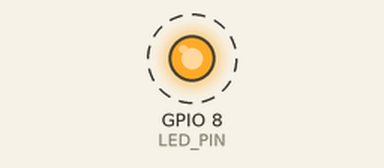
A program run on a simulated Seeed XIAO ESP32-C3. Shown: output pins drawn as LEDs (lit = HIGH). Dashed ring = blinking. WiFi joins after 1.5 s; servers stay silent unless stated; a WiFi scan finds three made-up networks; what the program prints to the serial monitor is not drawn.

Above: at 8.0 s.
Timing chart, 0 to 12.1 s (numbered marks = the images above):
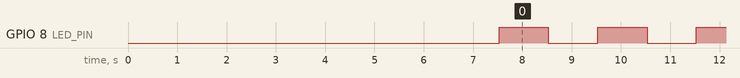

Measured:
- by itself, GPIO 8 (LED_PIN): alternates HIGH for 1.0 s and LOW for 1.0 s

The program:

main.cpp
```cpp
#include <Arduino.h>

// Test only one feature at a time to save space
// Uncomment only ONE of these defines:
#define TEST_WIFI_ONLY
//#define TEST_BLE_ONLY

#ifdef TEST_WIFI_ONLY
  #include <WiFi.h>
#endif

#ifdef TEST_BLE_ONLY
  #include "BLEDevice.h"
  #include "BLEServer.h"
  #include "BLEUtils.h"
#endif

#define LED_PIN 8

// Function declarations
#ifdef TEST_WIFI_ONLY
void testWiFi();
#endif

#ifdef TEST_BLE_ONLY
void testBLE();
#endif

void setup() {
  Serial.begin(115200);
  delay(3000);

  pinMode(LED_PIN, OUTPUT);
  digitalWrite(LED_PIN, LOW);

  #ifdef TEST_WIFI_ONLY
    Serial.println("=== ESP32-C6 WiFi ONLY Test ===");
    testWiFi();
  #endif

  #ifdef TEST_BLE_ONLY
    Serial.println("=== ESP32-C6 BLE ONLY Test ===");
    testBLE();
  #endif

  Serial.println("Test completed - starting blink loop");
  Serial.flush();
}

void loop() {
  // Simple blink to show it's alive
  static unsigned long lastBlink = 0;
  static bool ledState = false;

  if (millis() - lastBlink >= 1000) {
    ledState = !ledState;
    digitalWrite(LED_PIN, ledState);
    Serial.println("ESP32-C6 alive - LED: " + String(ledState ? "ON" : "OFF"));
    lastBlink = millis();
  }

  delay(100);
}

// WiFi test implementation
#ifdef TEST_WIFI_ONLY
void testWiFi() {
  Serial.println("Testing WiFi features...");

  // Test 1: MAC Address
  Serial.println("\n1. Testing WiFi MAC address:");
  try {
    WiFi.mode(WIFI_STA);
    delay(500);
    String mac = WiFi.macAddress();
    Serial.println("✓ SUCCESS: WiFi MAC: " + mac);
  } catch (...) {
    Serial.println("✗ ERROR: WiFi MAC failed");
  }

  // Test 2: Network Scanning
  Serial.println("\n2. Testing WiFi network scanning:");
  try {
    Serial.println("Starting scan...");
    int networks = WiFi.scanNetworks();
    Serial.println("✓ SUCCESS: Found " + String(networks) + " networks");

    for (int i = 0; i < networks && i < 3; i++) {
      Serial.println("  - " + WiFi.SSID(i) + " (" + String(WiFi.RSSI(i)) + " dBm)");
    }
  } catch (...) {
    Serial.println("✗ ERROR: WiFi scan failed");
  }

  // Test 3: Power Settings
  Serial.println("\n3. Testing WiFi power settings:");
  try {
    WiFi.setTxPower(WIFI_POWER_19_5dBm);
    Serial.println("✓ SUCCESS: Max power set");

    WiFi.setSleep(false);
    Serial.println("✓ SUCCESS: Sleep disabled");
  } catch (...) {
    Serial.println("✗ ERROR: WiFi power settings failed");
  }

  // Test 4: Connection Attempt (will fail but tests TX)
  Serial.println("\n4. Testing WiFi connection attempt:");
  try {
    WiFi.begin("ESP32Test", "password123");
    delay(2000);
    Serial.println("✓ SUCCESS: Connection attempt completed");
    Serial.println("  Status: " + String(WiFi.status()));
  } catch (...) {
    Serial.println("✗ ERROR: WiFi connection attempt failed");
  }

  WiFi.mode(WIFI_OFF);
  Serial.println("\n✓ WiFi tests completed");
}
#endif

// BLE test implementation
#ifdef TEST_BLE_ONLY
void testBLE() {
  Serial.println("Testing BLE features...");

  // Test 1: BLE Initialization
  Serial.println("\n1. Testing BLE initialization:");
  try {
    BLEDevice::init("ESP32-C6-BLE-Test");
    delay(500);
    Serial.println("✓ SUCCESS: BLE initialized");
  } catch (...) {
    Serial.println("✗ ERROR: BLE init failed");
    return;
  }

  // Test 2: MAC Address
  Serial.println("\n2. Testing BLE MAC address:");
  try {
    String bleMac = BLEDevice::getAddress().toString().c_str();
    Serial.println("✓ SUCCESS: BLE MAC: " + bleMac);
  } catch (...) {
    Serial.println("✗ ERROR: BLE MAC failed");
  }

  // Test 3: Server Creation
  Serial.println("\n3. Testing BLE server:");
  try {
    BLEServer* pServer = BLEDevice::createServer();
    Serial.println("✓ SUCCESS: BLE server created");

    BLEService* pService = pServer->createService("180F");
    pService->start();
    Serial.println("✓ SUCCESS: BLE service started");
  } catch (...) {
    Serial.println("✗ ERROR: BLE server failed");
  }

  // Test 4: Advertising
  Serial.println("\n4. Testing BLE advertising:");
  try {
    BLEAdvertising* pAdvertising = BLEDevice::getAdvertising();
    pAdvertising->addServiceUUID("180F");
    pAdvertising->start();
    Serial.println("✓ SUCCESS: BLE advertising started");
    Serial.println("  Device should be visible as 'ESP32-C6-BLE-Test'");
  } catch (...) {
    Serial.println("✗ ERROR: BLE advertising failed");
  }

  Serial.println("\n✓ BLE tests completed");
}
#endif
```
